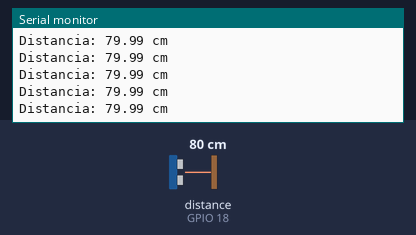
This sketch was run on a simulated ESP32. Shown: the last lines printed to the serial monitor. Wiring (inferred from the names in the program): ultrasonic range finder: trigger GPIO 5; echo GPIO 18. Inputs (shaded band) come from the test bench; at power-on: distance to the obstacle (sensor on GPIO 18) 80 cm. The echo pulse lasts 58.3 µs per cm.

Above: at 1.2 s.
1.3 s: distance to the obstacle (sensor on GPIO 18) set to 12 cm
At 1.59 s:
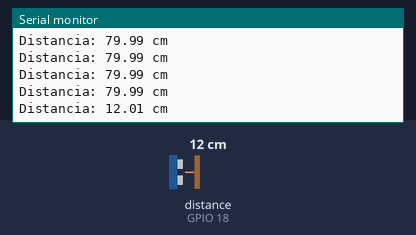
2.8 s: distance to the obstacle (sensor on GPIO 18) set to 9 cm
At 3.0 s:
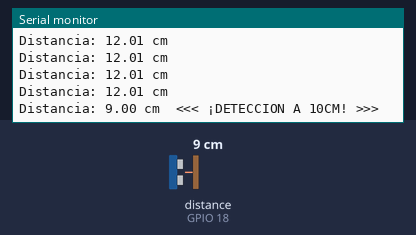

Measured:
- the behaviour switches between 11 and 10 cm on distance to the obstacle (sensor on GPIO 18) (found by bisection; images 1 and 2)
- after the input at 1.3 s, the serial monitor: prints a new line after 0.14 s (image 1)
- after the input at 2.8 s, the serial monitor: prints a new line after 0.05 s (image 2)

The sketch:

test_ultrasonico.ino
```cpp
/*
 * ============================================================
 *  BRICHS - Test de Sensor Ultrasónico (HC-SR04) para ESP32
 * ============================================================
 *  PINES RECOMENDADOS:
 *    Trig: GPIO 5
 *    Echo: GPIO 18
 *  DISTANCIA DE ALERTA: 10 cm
 * ============================================================
 */

#define TRIG_PIN 5
#define ECHO_PIN 18

void setup() {
  Serial.begin(115200);
  pinMode(TRIG_PIN, OUTPUT);
  pinMode(ECHO_PIN, INPUT);

  Serial.println("Sensor Ultrasónico Inicializado");
  Serial.println("Alerta configurada a 10 cm");
}

void loop() {
  // Limpiar el pin Trig
  digitalWrite(TRIG_PIN, LOW);
  delayMicroseconds(2);

  // Lanzar el pulso de 10 microsegundos
  digitalWrite(TRIG_PIN, HIGH);
  delayMicroseconds(10);
  digitalWrite(TRIG_PIN, LOW);

  // Leer el tiempo del pulso de retorno (en microsegundos)
  long duracion = pulseIn(ECHO_PIN, HIGH);

  // Calcular distancia en cm
  // Velocidad del sonido = 343 m/s -> 0.0343 cm/us
  // Distancia = (tiempo * velocidad) / 2 (ida y vuelta)
  float distancia = duracion * 0.0343 / 2;

  // Mostrar en el Monitor Serial
  Serial.print("Distancia: ");
  Serial.print(distancia);
  Serial.print(" cm");

  // Detectar si hay algo a 10cm o menos
  if (distancia > 0 && distancia <= 10) {
    Serial.println("  <<< ¡DETECCION A 10CM! >>>");
  } else {
    Serial.println("");
  }

  delay(200); // Pequeña pausa para no saturar el Serial
}
```
